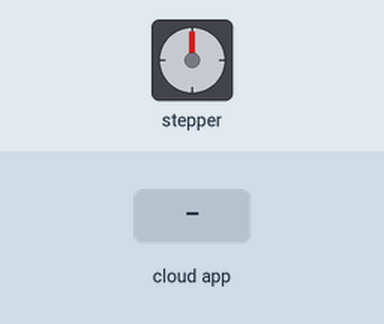
Bench run of a sketch on a simulated ESP32. Parts: stepper motor. The inputs (shaded band) are chosen by the test bench. WiFi joins after 1.5 s; servers stay silent unless stated; the Firebase database answers and starts empty; stepper angles assume 200 steps per turn; what the sketch prints to the serial monitor is not drawn.

Above: at 3.8 s.
3.9 s: the phone or cloud app sets NEED_TEA to YES
At 13.3 s:
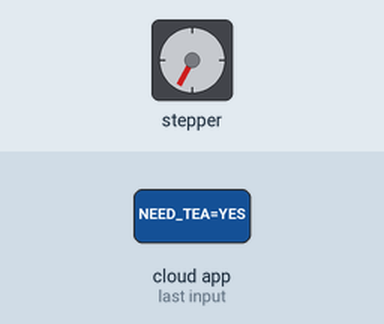
13.5 s: the phone or cloud app sets NEED_TEA to YES
At 24.1 s:
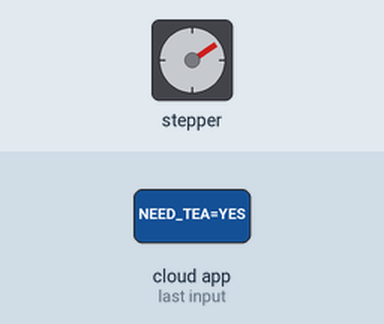
Timing chart, 0 to 25.6 s (numbered marks = the images above; inputs shaded):
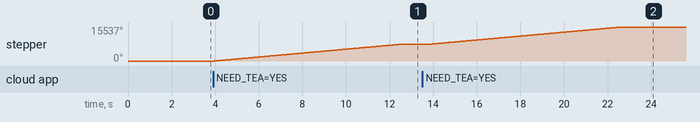

The sketch:

hw10_v3.ino
```cpp
// based on template from https://nathanmelenbrink.github.io/intro-dig-fab/09_networking/huzzah1b.html
// NEED TO INSERT PASSWORD AND SSID FOR THIS TO ACTUALLY RUN

#include <WiFi.h>                                 // esp32 library
#include <FirebaseESP32.h>                        // firebase library
#include <AccelStepper.h>

#define FIREBASE_HOST "https://acontroller-aadb8-default-rtdb.europe-west1.firebasedatabase.app/"  // the project name address from firebase id
#define FIREBASE_AUTH "cAdMvfIBB8BVwihI1A19RnIe37LriNSuFVNClYgs"                          // the secret key generated from firebase
#define WIFI_SSID "Arkin-Fox"                                   // input your home or public wifi name
#define WIFI_PASSWORD "086a0a2170b4"                           // password of wifi ssid

const int stepPin = 13;
const int dirPin = 12;
const unsigned long TEADELAY = 8700;
int next_loc = 0;
String fireString = "";                                          // led status received from firebase

//Define FirebaseESP32 data object
FirebaseData firebaseData;

// Define a stepper and the pins it will use
AccelStepper stepper(1, stepPin, dirPin); // initialise accelstepper for a two wire board

void setup() {
  Serial.begin(115200);
  delay(1000);
  WiFi.begin(WIFI_SSID, WIFI_PASSWORD);                          // try to connect with wifi
  Serial.print("Connecting to ");
  Serial.print(WIFI_SSID);
  while (WiFi.status() != WL_CONNECTED) {
    Serial.print(".");
    delay(500);
  }

  Serial.println();
  Serial.print("Connected to ");
  Serial.println(WIFI_SSID);
  Serial.print("IP Address is : ");
  Serial.println(WiFi.localIP());                                // print local IP address
  Firebase.begin(FIREBASE_HOST, FIREBASE_AUTH);                  // connect to firebase
  Firebase.reconnectWiFi(true);
  Firebase.set(firebaseData, "/NEED_TEA", "NO");              // set initial string of "OFF"

  // prep motor speed
  stepper.setMaxSpeed(500);
  stepper.setSpeed(500);
}

void loop() {
  Firebase.get(firebaseData, "/NEED_TEA");                     // get led status input from firebase
  fireString = firebaseData.stringData();                        // change to e.g. intData() or boolData()
  Serial.print("Got NEED_TEA=");
  Serial.println(fireString);

  if (fireString == "YES") {                    // compare the input of led status received from firebase
    Serial.println("Getting your tea...");
    unsigned long start_time = millis();
    while (millis() - start_time < TEADELAY) {
      stepper.runSpeed();
    }
//    stepper.stop();
    Firebase.set(firebaseData, "/NEED_TEA", "NO");
  }

  else if (fireString == "NO") {              // compare the input of led status received from firebase
    Serial.println("No need for tea. Keep waiting.");
  }

  else {
    Serial.println("Please send YES/NO");
  }

  delay(1000);                                 // not strictly necessary
}
```

Measured:
- after the input at 3.9 s, stepper: turns 7768° clockwise in 8.7 s, starting after 0.05 s
- after the input at 13.5 s, stepper: turns 7769° clockwise in 8.7 s, starting after 0.45 s
